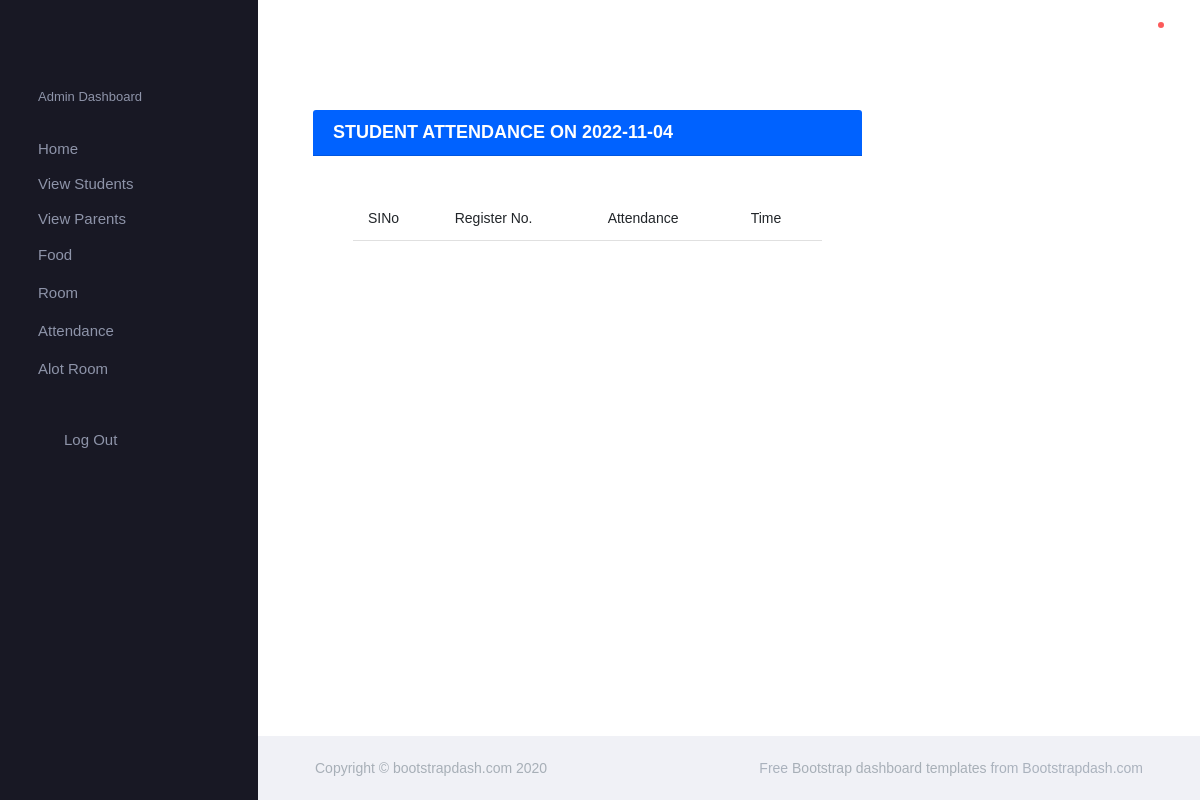
/day_attendance/2022-11-04/, run on an earlier commit of the app's database.
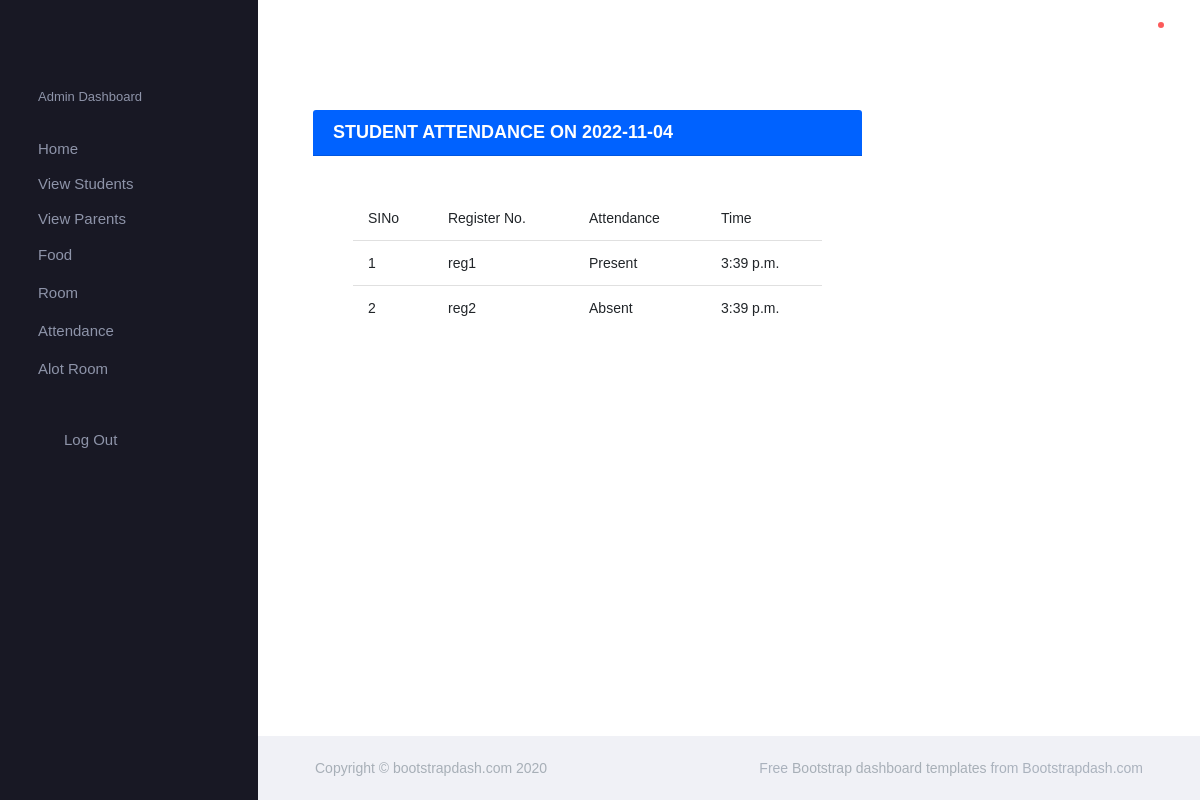
And on a later commit of the database.
### Django3App/models.py (models this page shows)
class Attendance(models.Model):
    st = models.ForeignKey(Student, on_delete=models.CASCADE, related_name='attendance')
    date = models.DateField()
    attend = models.CharField(max_length=50)
    time = models.TimeField()

class Student(models.Model):
    user = models.OneToOneField(LoginView, on_delete=models.CASCADE, related_name='student')
    name = models.CharField(max_length=50)
    reg = models.CharField(max_length=50)
    email = models.EmailField()
    ph = models.CharField(max_length=50)
    def __str__(self):
        return "%s" % self.reg

### Django3App/adminViews.py (the view)
# urls.py: path('day_attendance/<date>/', adminViews.day_attendance, name='day_attendance'),
def day_attendance(request, date):
    attendance = Attendance.objects.filter(date=date)
    context = {
        'attendances': attendance,
        'date': date
    }
    return render(request, 'admin/day_attendance.html', context)

### templates/admin/day_attendance.html (shortened to what this page needs)
{% extends 'admin/admin.html' %}
{% block content %}
<div class="col-lg-8">
    <div class="card">
        <div class="card-header bg-primary" >
            <strong class="card-title " style="color:white">STUDENT ATTENDANCE ON {{date}}</strong>
        </div>
        <div class="card-body">
            <table class="table">
                <thead>
                <tr>
                    <th scope="col">SINo</th>
                    <th scope="col">Register No.</th>
                    <th scope="col">Attendance</th>
                    <th scope="col">Time</th>
                </tr>
                </thead>
                <tbody>
                {% for attendance in attendances %}
                        <tr>
                            <td>{{forloop.counter }}</td>
                            <td>{{attendance.st}}</td>
                            <td>{{attendance.attend}}</td>
                            <td>{{attendance.time}}</td>
                        </tr>
                        {% endfor %}
                </tbody>
            </table>
        </div>
    </div>
</div>
{% endblock %}

### templates/admin/admin.html (shortened to what this page needs)
<!DOCTYPE html>
{% load static %}
<html lang="en">
  <head>
    <link rel="stylesheet" href=" {% static 'adminTemplate/assets/vendors/mdi/css/materialdesignicons.min.css' %} ">
    <link rel="stylesheet" href=" {% static 'adminTemplate/assets/vendors/flag-icon-css/css/flag-icon.min.css' %} ">
    <link rel="stylesheet" href=" {% static 'adminTemplate/assets/vendors/css/vendor.bundle.base.css' %} ">
    <link rel="stylesheet" href=" {% static 'adminTemplate/assets/vendors/font-awesome/css/font-awesome.min.css' %} " />
    <link rel="stylesheet" href=" {% static 'adminTemplate/assets/vendors/bootstrap-datepicker/bootstrap-datepicker.min.css' %} ">
    <link rel="stylesheet" href=" {% static 'adminTemplate/assets/css/style.css' %} ">
  </head>
  <body>
    <div class="container-scroller">
      <nav class="navbar default-layout-navbar col-lg-12 col-12 p-0 fixed-top d-flex flex-row">
        <div class="text-center navbar-brand-wrapper d-flex align-items-center justify-content-center">
        </div>
        <div class="navbar-menu-wrapper d-flex align-items-stretch">
          <button class="navbar-toggler navbar-toggler align-self-center" type="button" data-toggle="minimize">
            <span class="mdi mdi-menu"></span>
          </button>
          <ul class="navbar-nav navbar-nav-right">
            <li class="nav-item dropdown">
              <a class="nav-link count-indicator dropdown-toggle" id="notificationDropdown" href="#" data-toggle="dropdown">
                <i class="mdi mdi-bell-outline"></i>
                <span class="count-symbol bg-danger"></span>
              </a>
            </li>
          </ul>
        </div>
      </nav>
      <div class="container-fluid page-body-wrapper">
        <nav class="sidebar sidebar-offcanvas" id="sidebar">
          <ul class="nav">
            <li class="nav-item nav-category">Admin Dashboard</li><br>
            <li class="nav-item">
              <a class="nav-link" href=" {% url 'home' %}">
                <span class="menu-title">Home</span>
              </a>
            </li>
            <li class="nav-item">
              <a class="nav-link" href=" {% url 'View_Student' %}">
                <span class="menu-title">View Students</span>
              </a>
            </li>
            <li class="nav-item">
              <a class="nav-link" href=" {% url 'View_Parent' %}">
                <span class="menu-title">View Parents</span>
              </a>
            </li>
            <li class="nav-item">
              <a class="nav-link" data-toggle="collapse" href="#ui-basic" aria-expanded="false" aria-controls="ui-basic">
                <span class="menu-title">Food</span>
                <i class="menu-arrow"></i>
              </a>
            </li>
            <li class="nav-item">
              <a class="nav-link" data-toggle="collapse" href="#ui-basic1" aria-expanded="false" aria-controls="ui-basic">
                <span class="menu-title">Room</span>
                <i class="menu-arrow"></i>
              </a>
            </li>
            <li class="nav-item">
              <a class="nav-link" data-toggle="collapse" href="#ui-basic2" aria-expanded="false" aria-controls="ui-basic">
                <span class="menu-title">Attendance</span>
                <i class="menu-arrow"></i>
              </a>
            </li>
            <li class="nav-item">
              <a class="nav-link" data-toggle="collapse" href="#ui-basic3" aria-expanded="false" aria-controls="ui-basic">
                <span class="menu-title">Alot Room</span>
                  <i class="menu-arrow"></i>
              </a>
            </li><br><br>
            <li class="nav-item sidebar-user-actions">
              <div class="sidebar-user-menu">
                <a href="Login_View" class="nav-link"><i class="mdi mdi-logout menu-icon"></i>
                  <span class="menu-title">Log Out</span></a>
              </div>
            </li>
          </ul>
        </nav>
        <div class="main-panel">
          <div class="content-wrapper">
              {% block content %}{% endblock %}
          </div>
          <footer class="footer">
            <div class="footer-inner-wraper">
              <div class="d-sm-flex justify-content-center justify-content-sm-between">
                <span class="text-muted d-block text-center text-sm-left d-sm-inline-block">Copyright © bootstrapdash.com 2020</span>
                <span class="float-none float-sm-right d-block mt-1 mt-sm-0 text-center"> Free <a href="https://www.bootstrapdash.com/" target="_blank">Bootstrap dashboard templates</a> from Bootstrapdash.com</span>
              </div>
            </div>
          </footer>
        </div>
      </div>
    </div>
  </body>
</html>

What changed in the data, as far as the page shows it:
added Attendance: st "reg1", attend "Present", time "3:39 p.m."
added Attendance: st "reg2", attend "Absent", time "3:39 p.m."
